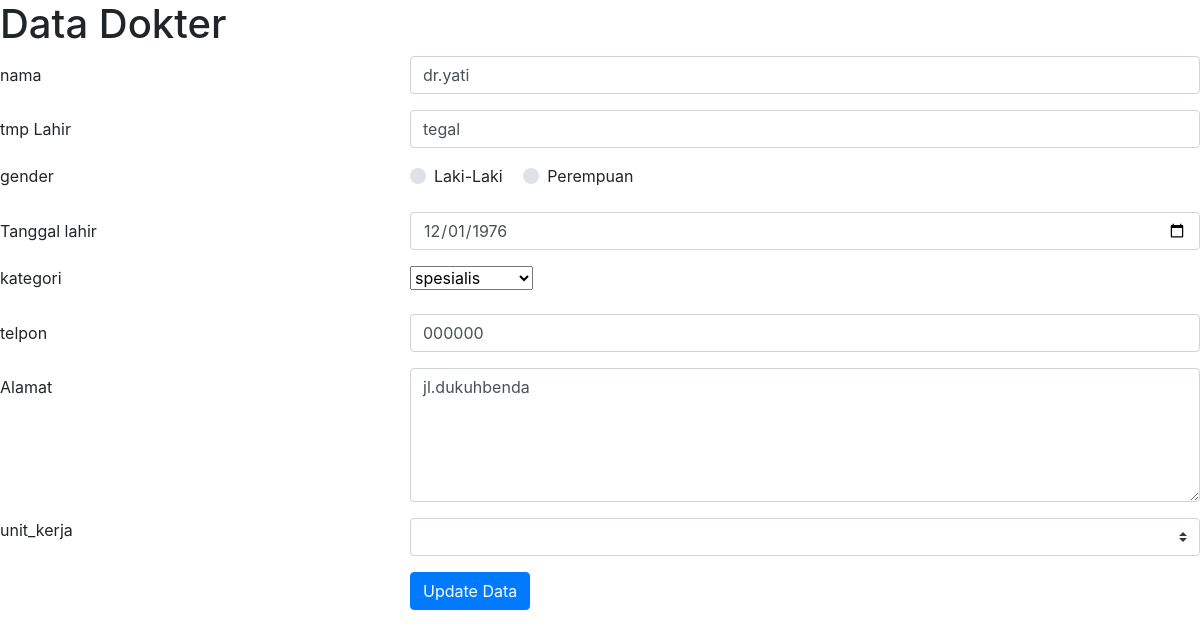
/edit_dokter.php?id=13, run on the app's committed database.
### tables this page shows
CREATE TABLE `dokter` (
  `id` int(11) NOT NULL,
  `nama` varchar(45) DEFAULT NULL,
  `gender` char(1) DEFAULT NULL,
  `tmp_lahir` varchar(30) DEFAULT NULL,
  `tgl_lahir` date DEFAULT NULL,
  `kategori` enum('spesialis','umum','dokter gigi','internis') DEFAULT NULL,
  `telpon` varchar(20) DEFAULT NULL,
  `alamat` varchar(100) DEFAULT NULL,
  `unit_kerja_id` int(11) DEFAULT NULL
);

### edit_dokter.php (the view, shortened to what this page needs)
<?php
require_once 'koneksi.php';
if(isset($_GET['id'])) {
    $id = $_GET['id'];
    $query = "SELECT * FROM dokter WHERE id=?";
    $stmt = $dbh->prepare($query);
    $stmt->execute([$id]);
    $dokter = $stmt->fetch();
} else {
    exit("ID tidak ditemukan.");
}
?>
<!DOCTYPE html>
<html lang="en">
<head>
</head>
<body>
    <H1>Data Dokter</H1>
    <link rel="stylesheet" href="https://stackpath.bootstrapcdn.com/bootstrap/4.1.3/css/bootstrap.min.css">
    <link rel="stylesheet" href="https://maxcdn.bootstrapcdn.com/font-awesome/4.7.0/css/font-awesome.min.css">
    <form method="POST" action="proses_dokter.php">
        <div class="form-group row">
            <label for="nama" class="col-4 col-form-label">nama</label>
            <div class="col-8">
                <input id="nama" name="nama" type="text" class="form-control" value="<?= $dokter['nama']?>">
            </div>
        </div>
        <div class="form-group row">
            <label for="tmp_lahir" class="col-4 col-form-label">tmp Lahir</label>
            <div class="col-8">
                <input id="tmp_lahir" name="tmp_lahir" type="text" required="required" class="form-control" value="<?= $dokter['tmp_lahir']?>">
            </div>
        </div>
        <div class="form-group row">
            <label class="col-4">gender</label>
            <div class="col-8">
                <div class="custom-control custom-radio custom-control-inline">
                    <label for="genderLaki" class="custom-control-label">Laki-Laki</label>
                </div>
                <div class="custom-control custom-radio custom-control-inline">
                    <label for="genderPerempuan" class="custom-control-label">Perempuan</label>
                </div>
            </div>
        </div>
        <div class="form-group row">
            <label for="tgl_lahir" class="col-4 col-form-label">Tanggal lahir</label>
            <div class="col-8">
                <input id="tgl_lahir" name="tgl_lahir" type="date" class="form-control" value="<?= $dokter['tgl_lahir']?>">
            </div>
        </div>
        <div class="form-group row">
            <label class="col-4">kategori</label>
            <div class="col-8">
                <select name="kategori" id="kategori">
                    <option value="">spesialis</option>
                </select>
            </div>
        </div>
        <div class="form-group row">
            <label for="telpon" class="col-4 col-form-label">telpon</label>
            <div class="col-8">
                <input id="telpon" name="telpon" type="text" class="form-control" value="<?= $dokter['telpon']?>">
            </div>
        </div>
        <div class="form-group row">
            <label for="alamat" class="col-4 col-form-label">Alamat</label>
            <div class="col-8">
                <textarea id="alamat" name="alamat" cols="40" rows="5" class="form-control"><?= $dokter['alamat']?></textarea>
            </div>
        </div>
        <div class="form-group row">
            <label class="col-4">unit_kerja</label>
            <div class="col-8">
                <select id="unit_kerja" name="unit_kerja" class="custom-select">
                </select>
            </div>
        </div>
        <div class="form-group row">
            <div class="offset-4 col-8">
                <button name="proses" type="submit" class="btn btn-primary" value="edit">Update Data</button>
            </div>
        </div>
    </form>
</body>
</html>

### data on the page
dokter: nama "dr.yati", tmp_lahir "tegal", tgl_lahir "12/01/1976", telpon "000000", alamat "jl.dukuhbenda"
